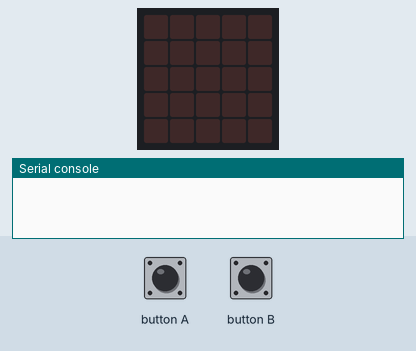
A program run on a simulated BBC micro:bit running MicroPython. Parts: the board's 5×5 LED display, the last lines printed to the serial console. Inputs (shaded band) come from the test bench. No radio messages arrive unless stated (any console line starting 'radio sent:' is added by the test bench).

Above: at 1.2 s.
1.3 s: button A pressed for 0.15 s
At 1.9 s:
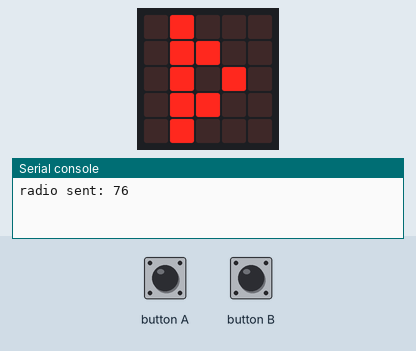
3.5 s: button B pressed for 0.15 s
At 3.9 s:
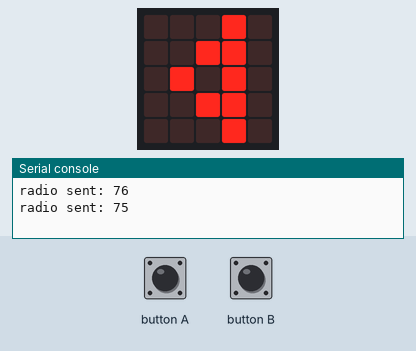
Timing chart, 0 to 6.5 s (numbered marks = the images above; inputs shaded):
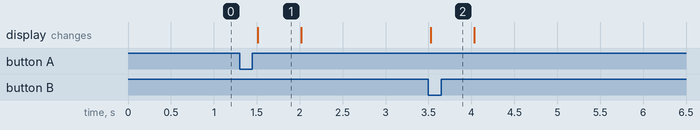

Measured:
- after the input at 1.3 s, the display: changes after 0.21 s (image 1)
- after the input at 3.5 s, the display: changes at once (image 2)
- what the display in image 1 shows lasts 0.5 s, from 1.5 s to 2.0 s

The program:

05_Sending_MIDI_numbers.py
```python
# Imports go at the top
from microbit import *
import radio
radio.on()

# Code in a 'while True:' loop repeats forever
while True:
    display.clear()

    # Send the number 76 if you press the A button
    if button_a.was_pressed():
        display.show(Image("09000:09900:09090:09900:09000"))
        radio.send("76")

    # Send the number 75 if you press the B button
    if button_b.was_pressed():
        display.show(Image("00090:00990:09090:00990:00090"))
        radio.send("75")
    sleep(500)


# Challenges:
# 1) Add your name before the numbers
# 2) Replace the numbers with your own MIDI note numbers
# 3) Explore the MIDI note numbers for Fur Elise: https://mayerwin.github.io/MIDI-Notes-Player/
```
